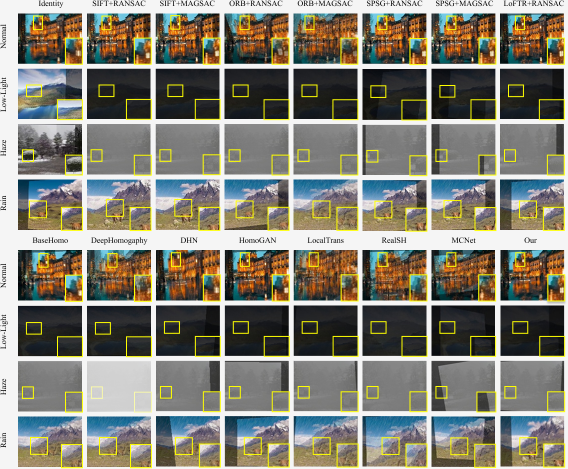
#> input picture CAHomo.jpg, 1135 x 937 px, given as the content of the folder ygo/partition4_hard/zzx/shizeru/VOCdevkit/VOC2012/JPEGImages, which was not available (shown at 1/2 size)
$ python dataset_homo.py
#> lines starting #> are read from the running program, lines starting #| are printed output that depends on the picture; pictures that were not available may be replaced by others from this repository, and a replacement may not be noted
from tempfile import TemporaryFile
from PIL import Image
import numpy as np
import glob
import os
import random as rd
import cv2
import matplotlib.pyplot as plt
import math
import xml.etree.ElementTree as ET
import torch


class_names = (
    'aeroplane', 'bicycle', 'bird', 'boat',
    'bottle', 'bus', 'car', 'cat', 'chair',
    'cow', 'diningtable', 'dog', 'horse',
    'motorbike', 'person', 'pottedplant',
    'sheep', 'sofa', 'train', 'tvmonitor')

class_dict = {class_name: i for i, class_name in enumerate(class_names)}


#Calculate cross product
def cross(a, b, c):
    # a, b, c = torch.tensor(a, device=device), torch.tensor(b, device=device), torch.tensor(c, device=device)
    ans = (b[0] - a[0])*(c[1] - b[1]) - (b[1] - a[1])*(c[0] - b[0])
    return ans.item()

#Check whether the quadrilateral is convex.
#If it is convex, return 1
def checkShape(a,b,c,d):
    # a, b, c, d = torch.tensor(a, device=device), torch.tensor(b, device=device), torch.tensor(c, device=device), torch.tensor(d, device=device)
    x1 = cross(a,b,c)
    x2 = cross(b,c,d)
    x3 = cross(c,d,a)
    x4 = cross(d,a,b)

    if (x1<0 and x2<0 and x3<0 and x4<0) or (x1>0 and x2>0 and x3>0 and x4>0) :
        return 1
    else:
        print('not convex')
        return 0


#Judge whether the pixel is within the label, and set it to black if it is not
# [16 lines left out: function inLabel, not called in this run]


# Load a random image from the dataset
def load_random_image(path_source, size):
    #The size of the randomly sampled image must be greater than width*height
    img_path = rd.choice(glob.glob(os.path.join(path_source, '*.jpg')))
    img = Image.open(img_path)
#> img is the input picture: PIL image 1135x937 RGB; mean R, G, B 131.5, 129.6, 117.3

    while True:
        flag = 0
        # print(img.size)
        if img.size[0]>=size[0] and img.size[1] >= size[1]:
            break
        img_path = rd.choice(glob.glob(os.path.join(path_source, '*.jpg')))
        img = Image.open(img_path)

    #print('bingo')

    img_grey = img.resize(size)
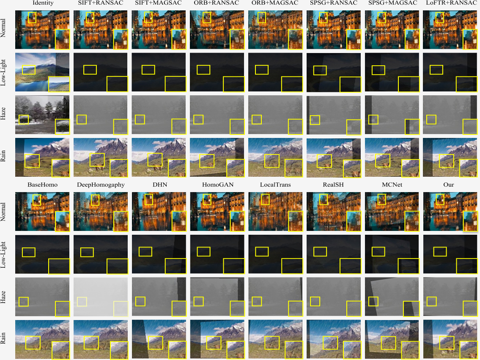
#> img_grey: PIL image 480x360 RGB; mean R, G, B 131.5, 129.6, 117.3


    img_data = np.asarray(img_grey)
    #imggg = Image.fromarray(img_data.astype('uint8')).convert('RGB')
    #imggg.show()
    return img_data,img_path

# [135 lines left out: functions shift, _get_annotation, get_annotation, not called in this run]


def save_to_file(index, image1, image2, label, path_dest, gt_4pt_shift):
    if not os.path.exists(path_dest):
        os.makedirs(path_dest)
    input1_path = path_dest +'//input1'
    input2_path = path_dest +'//input2'
    label_path = path_dest +'//img_mask'
    pt4_shift_path = path_dest + '//shift'

    if not os.path.exists(input1_path):
        os.makedirs(input1_path)
    if not os.path.exists(input2_path):
        os.makedirs(input2_path)
    if not os.path.exists(label_path):
        os.makedirs(label_path)
    if not os.path.exists(pt4_shift_path):
        os.makedirs(pt4_shift_path)

    input1_path = path_dest +'//input1//' + index + '.jpg'
    input2_path = path_dest +'//input2//'+ index + '.jpg'
    label_path = path_dest +'//img_mask//'+ index + '.jpg'
    pt4_shift_path = path_dest +'//shift//'+ index + '.npy'
    image1 = Image.fromarray(image1.astype('uint8')).convert('RGB')
    image2 = Image.fromarray(image2.astype('uint8')).convert('RGB')
    label = Image.fromarray(label.astype('uint8')).convert('RGB')
    image1.save(input1_path)
    image2.save(input2_path)
    label.save(label_path)
    np.save(pt4_shift_path, gt_4pt_shift)


# Function to generate dataset
def generate_dataset(path_source, path_dest, rho, height, width, data, box, overlap):

    path = '/media/mygo/partition4_hard/zzx/shizeru/haze_VOC/'
    count = 0
    while True:
        if count >= data:
            break

        #load row image
        img,img_path= load_random_image(path_source, [width, height])
        img = img.astype(np.uint16)
#> img: shape (360, 480, 3) uint16

        #define parameters
        #src_input1 = np.empty([4, 2], dtype=np.uint8)
        src_input1 = np.zeros([4, 2])
        src_input2 = np.zeros([4, 2])
        dst = np.zeros([4, 2])

        #Upper left
        src_input1[0][0] = int(width/2 - box/2)
        src_input1[0][1] = int(height/2 - box/2)
        # Upper right
        src_input1[1][0] = src_input1[0][0] + box
        src_input1[1][1] = src_input1[0][1]
        # Lower left
        src_input1[2][0] = src_input1[0][0]
        src_input1[2][1] = src_input1[0][1] + box
        # Lower right
        src_input1[3][0] = src_input1[1][0]
        src_input1[3][1] = src_input1[2][1]
        #print(src_input1)
        # print(src_input1)
        #The translation of input2 relative to input1


        # while True:
        box_x_off = rd.randint(int(box * (overlap - 1)), int(box * (1 - overlap)))
        box_y_off = rd.randint(int(box * (overlap - 1)), int(box * (1 - overlap)))
            #Upper left
        src_input2[0][0] = src_input1[0][0] + box_x_off
        src_input2[0][1] = src_input1[0][1] + box_y_off
            #Upper right
        src_input2[1][0] = src_input1[1][0] + box_x_off
        src_input2[1][1] = src_input1[1][1] + box_y_off
            # Lower left
        src_input2[2][0] = src_input1[2][0] + box_x_off
        src_input2[2][1] = src_input1[2][1] + box_y_off
            #Lower right
        src_input2[3][0] = src_input1[3][0] + box_x_off
        src_input2[3][1] = src_input1[3][1] + box_y_off


        offset = np.empty(8, dtype=np.int8)

        # Generate offsets:
        #The position of each vertex after the coordinate perturbation
        while True:
            for j in range(8):
                offset[j] = rd.randint(-rho, rho)
            # Upper left
            dst[0][0] = src_input2[0][0] + offset[0]
            dst[0][1] = src_input2[0][1] + offset[1]
            # Upper righ
            dst[1][0] = src_input2[1][0] + offset[2]
            dst[1][1] = src_input2[1][1] + offset[3]
            # Lower left
            dst[2][0] = src_input2[2][0] + offset[4]
            dst[2][1] = src_input2[2][1] + offset[5]
            # Lower right
            dst[3][0] = src_input2[3][0] + offset[6]
            dst[3][1] = src_input2[3][1] + offset[7]
            #print(dst)
            if checkShape(dst[0],dst[1],dst[3],dst[2])==1 :
                break

        source = np.zeros([4, 2])
        target = np.zeros([4, 2])
        source[0][0] = 0
        source[0][1] = 0
        source[1][0] = source[0][0] + box
        source[1][1] = source[0][1]
        source[2][0] = source[0][0]
        source[2][1] = source[0][1] + box
        source[3][0] = source[1][0]
        source[3][1] = source[2][1]
        target[0][0] = dst[0][0] - src_input1[0][0]
        target[0][1] = dst[0][1] - src_input1[0][1]
        target[1][0] = dst[1][0] - src_input1[0][0]
        target[1][1] = dst[1][1] - src_input1[0][1]
        target[2][0] = dst[2][0] - src_input1[0][0]
        target[2][1] = dst[2][1] - src_input1[0][1]
        target[3][0] = dst[3][0] - src_input1[0][0]
        target[3][1] = dst[3][1] - src_input1[0][1]
        # Hab, status = cv2.findHomography(source, target)


        # Generate the shift
        gt_4pt_shift = np.zeros((8,1), dtype = np.float32)
        for i in range(4):
            gt_4pt_shift[2*i] = target[i][0] - source[i][0]
            gt_4pt_shift[2*i+1] = target[i][1] - source[i][1]
        gt = np.zeros((2,2,2))
        gt[0, 0,:] = gt_4pt_shift[:2, 0]
        gt[0, 1,:] = gt_4pt_shift[2:4, 0]
        gt[1, 0,:] = gt_4pt_shift[4:6, 0]
        gt[1, 1,:] = gt_4pt_shift[6:8, 0]

        h, status = cv2.findHomography(dst, src_input2)
        img_warped = np.asarray(cv2.warpPerspective(img, h, (width, height))).astype(np.uint8)
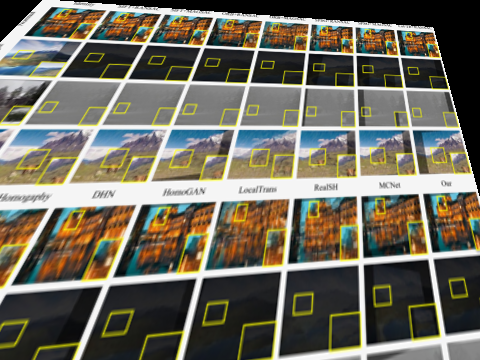
#> img_warped: shape (360, 480, 3); mean R, G, B 111.9, 108.2, 95.1

        # Generate the label

        # Generate input1
        x1 = int(src_input1[0][0])
        y1 = int(src_input1[0][1])
        image1 = img[y1:y1+box, x1:x1+box]
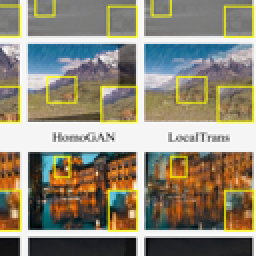
#> image1: shape (128, 128, 3) uint16 (shown 2 times larger); mean R, G, B 144.4, 138.4, 121.2

        # Generate input2
        x2 = int(src_input2[0][0])
        y2 = int(src_input2[0][1])
        image2 = img_warped[y2:y2+box, x2:x2+box,...]
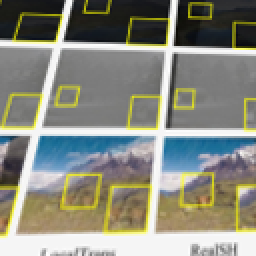
#> image2: shape (128, 128, 3) (shown 2 times larger); mean R, G, B 137.5, 138.9, 127.6


        x_min = int(max(src_input1[0][0], src_input2[0][0]))
        x_max = int(min(src_input1[1][0], src_input2[1][0]))
        y_min = int(max(src_input1[0][1], src_input2[0][1]))
        y_max = int(min(src_input1[2][1], src_input2[2][1]))

        img_mask = np.zeros_like(image1)
        over = image1[y_min-y1:y_max-y1, x_min-x1:x_max-x1]
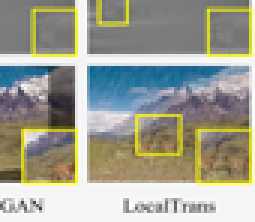
#> over: shape (74, 85, 3) uint16 (shown 3 times larger); mean R, G, B 159.5, 160.6, 147.6
        img_mask[y_min-y1:y_max-y1, x_min-x1:x_max-x1] = over
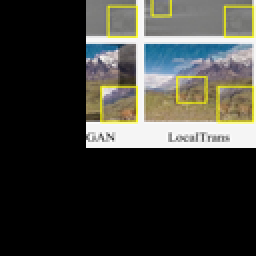
#> img_mask: shape (128, 128, 3) uint16 (shown 2 times larger); mean R, G, B 61.2, 61.7, 56.7
        # img_mask[int(src_input2[3][1])-y1:int(src_input1[0][1])-y1,int(src_input1[3][0])-x1:int(src_input2[0][0])-x1] = image1[int(src_input2[3][1])-y1:int(src_input1[0][1])-y1,int(src_input1[3][0])-x1:int(src_input2[0][0])-x1]
        lap = np.array([x_min-x1,x_max-x1,y_min-y1,y_max-y1])
        # [11 lines of commented-out code are left out]


        save_to_file(str(count+1).zfill(6), image1, image2, img_mask, path_dest,gt)

        print(count+1)
        count +=1
        # print(ssd)


# raw_image_path = '/media/mygo/partition4_hard/zzx/shizeru/haze_VOC/ImageSet'
raw_image_path = '/media/mygo/partition4_hard/zzx/shizeru/VOCdevkit/VOC2012/JPEGImages'
box_size = 128
height = 360
width = 480
overlap_rate = 0.5
rho = int(box_size/5.0)

# [8 lines of commented-out code are left out]
print("Testing dataset...")
dataset_size = 2000
generate_image_path = '/media/mygo/partition4_hard/zzx/shizeru/voc_test'
generate_dataset(raw_image_path, generate_image_path, rho, height, width, dataset_size, box_size, overlap_rate)
